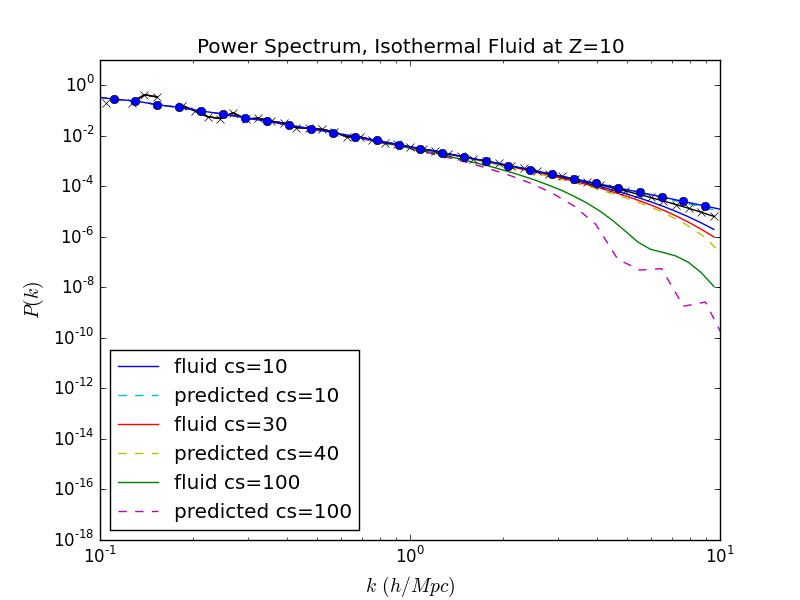

This figure's Python source:
import os
import re
import numpy as np
import matplotlib.pyplot as plt
from scipy import interpolate

result_dir = '../../results/'
results = os.listdir(result_dir)

isothermalpattern = re.compile(r'_iso(\d+)')
testgrowthpattern = re.compile(r'testgrowthcs(\d+)')

simtypes = ['fluid']
for simtype in simtypes:
    params = [simtype,'b100','n512','t0.005','h2','iso','z10_']
    filenames = [filename for filename in results if all(param in filename for param in params)]
    for filename in filenames:
        label = simtype
        isothermal = isothermalpattern.findall(filename)[0]
        if isothermal in ['10','30','100']:
            label += ' cs='+isothermal
            kvalues, ps = np.loadtxt(result_dir+filename, unpack=True)
            style = '-'
            plt.loglog(kvalues, ps, style, label=label)



filenames = [filename for filename in results if 'testgrowth' in filename]
for filename in filenames:
    testgrowth = testgrowthpattern.findall(filename)[0]
    if testgrowth in ['10','40','100']:
        label = 'predicted cs='+testgrowth
        col1, kvalues, linearpower, col4, col5, sqrtsuppression = np.loadtxt(result_dir+filename, unpack=True)
        style = '--'
        ps = linearpower * (sqrtsuppression**2)
        ps /= (2*np.pi)**3
        plt.loglog(kvalues, ps, style, label=label)

'''
for filename in filenames:
    testgrowth = testgrowthpattern.findall(filename)[0]
    label = 'predicted cs='+testgrowth
    col1, kvalues, linearpower, col4, col5, sqrtsuppression = np.loadtxt(result_dir+filename, unpack=True)
    interpolator = interpolate.BarycentricInterpolator(particlekvalues, particleps)
    interpolatedps = interpolator(kvalues)
    style = '-x'
    ps = interpolatedps * (sqrtsuppression**2)
    plt.loglog(kvalues, ps, style, label=label)
'''
# Sort legend numerically by sound speed.
handles, labels = plt.gca().get_legend_handles_labels()
hl = sorted(zip(handles, labels), key=lambda item:  int(item[1].split(' ')[1].split('=')[1]))
handles2, labels2 = zip(*hl)

plt.xlim([1e-1,1e1])
plt.xlabel('$k \, (h/Mpc)$', fontsize=14)
plt.ylabel('$P(k)$', fontsize=14)
plt.title('Power Spectrum, Isothermal Fluid at Z=10')
plt.legend(handles2, labels2, numpoints=1, loc='best')
particleresults = 'particle_b100_n512_t0.005_h2_z10.out'
particlekvalues, particleps = np.loadtxt(result_dir+particleresults, unpack=True)
col1, linearkvalues, linearpower, col4, col5, sqrtsuppression = np.loadtxt(result_dir+'testgrowthcs10.dat', unpack=True)
plt.loglog(particlekvalues, particleps, '-x', label='particle')
plt.loglog(linearkvalues, linearpower/(2*np.pi)**3, '-o', label='linearpower')
plt.savefig('isothermal_fluid_all_z10.png')

plt.show()